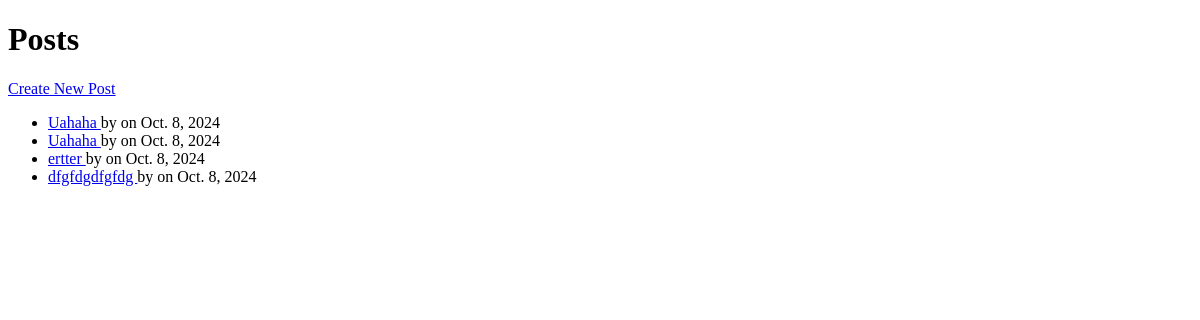
The page /blog/posts/ on the database as committed earlier.
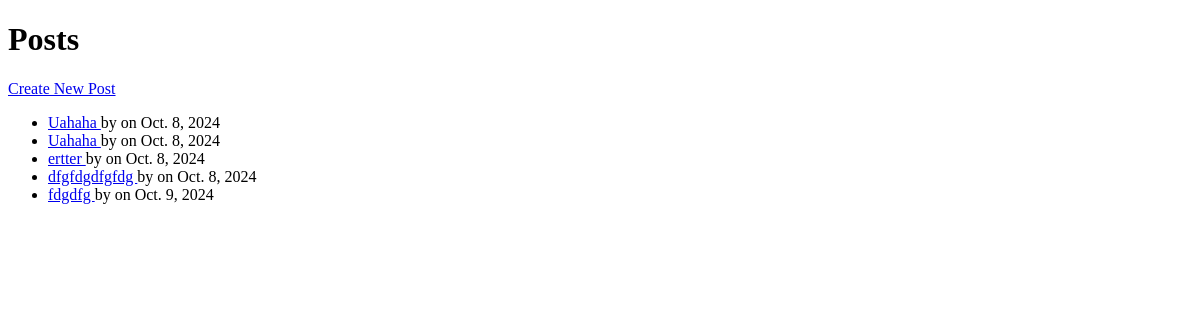
The same page on the database as committed later.
### blog/models.py (models this page shows, shortened)
class Post(models.Model):
    title = models.CharField(max_length=100)
    content = models.TextField()
    created_at = models.DateField(auto_now_add=True)
    author = models.ForeignKey(User, on_delete=models.CASCADE)
    class Meta():
        verbose_name = "Post"
        verbose_name_plural = "Posts"

### blog/views.py (the view)
# urls.py: path('posts/', views.post_list, name="posts"),
def post_list(request):
    posts = Post.objects.all().values()
    template = loader.get_template('post_list.html')
    context = {
        "posts": posts,
    }
    return HttpResponse(template.render(context, request))

### blog/templates/post_list.html (shortened to what this page needs)
{% extends "master.html" %}
{% block content %}
    <h1> Posts </h1>
    <a href="create/">Create New Post</a>
    <ul>
        {% for x in posts %}
        <li><a href="{% url 'post_details' x.id %}"> {{x.title}} </a> by {{x.author}} on {{x.created_at}}</li>
        {% endfor %}
    </ul>
{% endblock %}

Rows that differ between the two databases and show on the page:
added Post: title "fdgdfg", created_at "Oct. 9, 2024"
